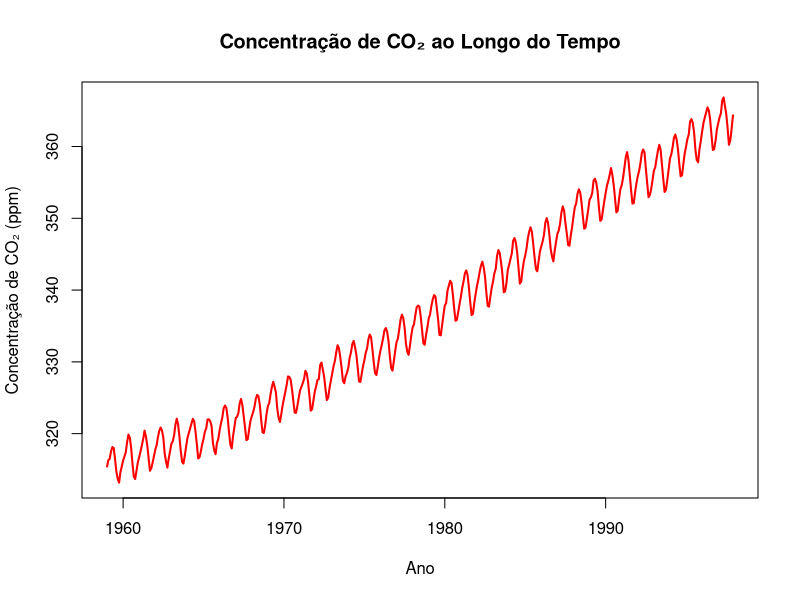
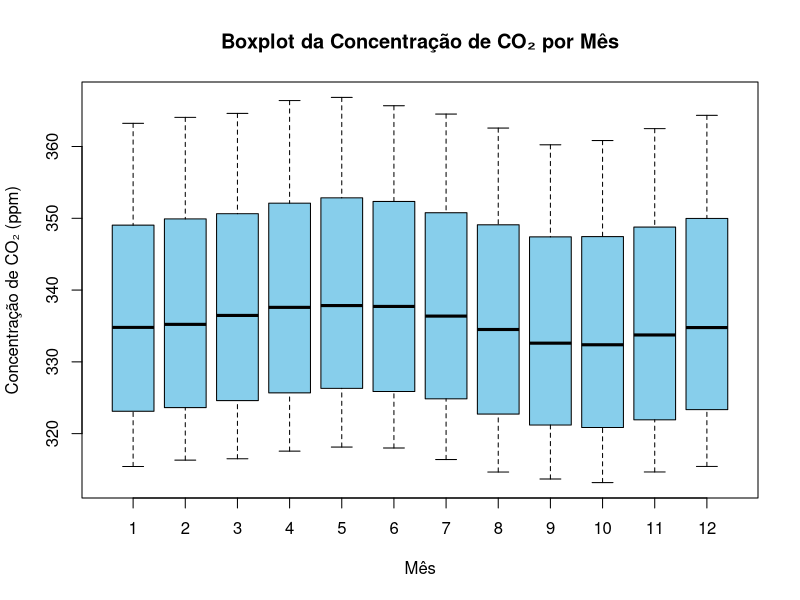

R code for these plots, in order:
## ---- chunk 1
#| message: false
require(tidyverse)
require(caret)
require(mgcv) # modelo gam
## ---- chunk 2
data(co2) # carregando
dplyr::glimpse(co2)
co2
## ---- chunk 3

df <- data.frame(
  co2 = as.numeric(co2),
  tempo = time(co2) |> floor(),
  mes = cycle(co2)
)

## ---- chunk 4
mean(co2)

## ---- chunk 5
media_mensal <- aggregate(co2 ~ mes, data = df, FUN = mean)
media_mensal
## ---- chunk 6
dp_mensal <- aggregate(co2 ~ mes, data = df, FUN = sd)

dp_mensal$mes <- month.name[dp_mensal$mes]
dp_mensal <- dp_mensal[order(dp_mensal$mes), ]

dp_mensal

## ---- chunk 7
data(co2)

# Gráfico de linha
plot(co2,
     type = "l",                   
     col = "red",           
     lwd = 2,                      
     main = "Concentração de CO₂ ao Longo do Tempo",
     xlab = "Ano",
     ylab = "Concentração de CO₂ (ppm)")

## ---- chunk 8
boxplot(co2 ~ mes, data = df,
        main = "Boxplot da Concentração de CO₂ por Mês",
        xlab = "Mês",
        ylab = "Concentração de CO₂ (ppm)",
        col = "skyblue")

df$nome_mes <- month.name[df$mes]
